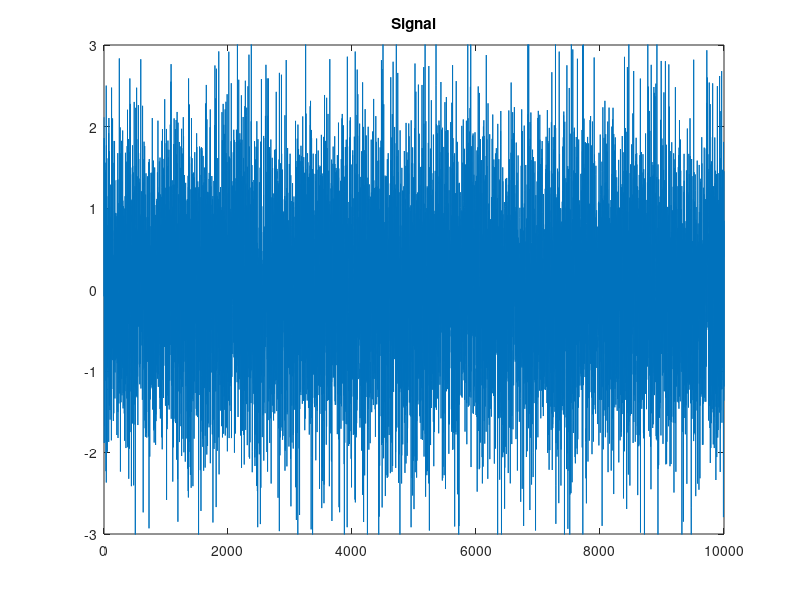
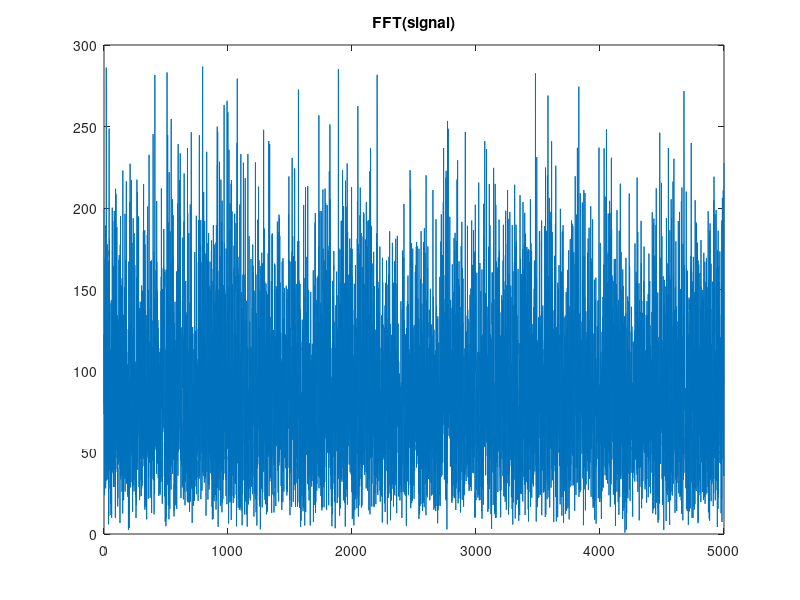
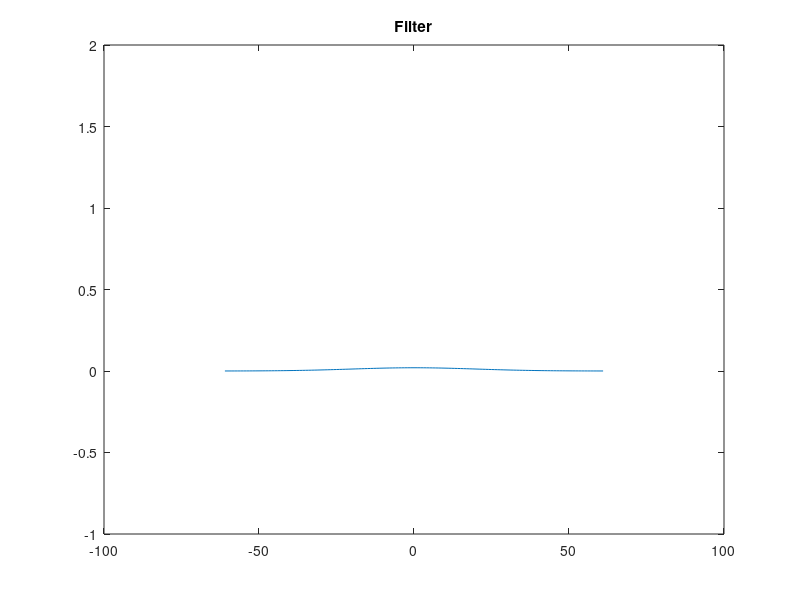
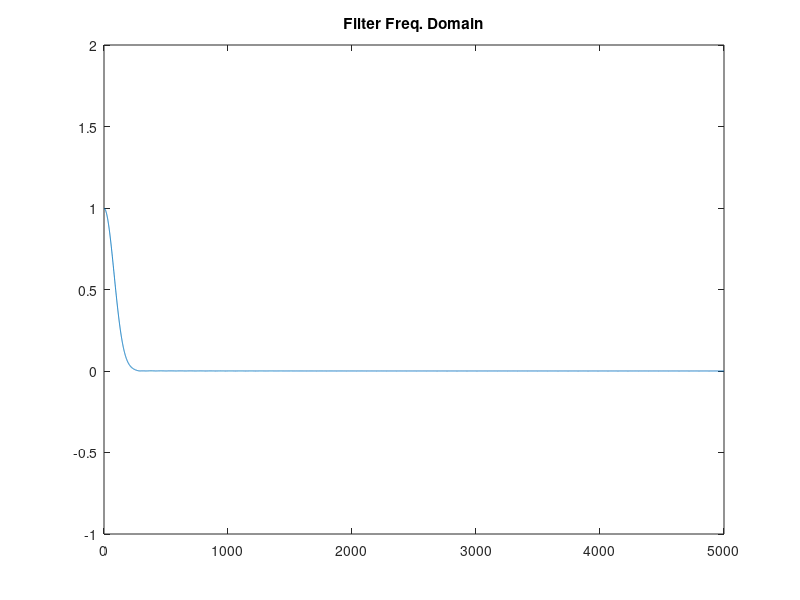

MATLAB code to generate these figures, in order: (Note: this script raises an error after producing the figures.)
clear all;
close all;
clc;

Fs = 10000;
dt = 1/Fs;

t = (0:dt:1-dt);

f = 200;

signal = wgn(1,length(t),0);
figure; plot(signal); ylim([-3,3]); title('Signal');

% FFT
NFFT = 2^nextpow2(length(signal));
fft_signal = abs(fft(signal, NFFT));
faxis = Fs/2*linspace(0,1,NFFT/2+1);

figure;plot(faxis, fft_signal(1:NFFT/2+1)); title('FFT(signal)');

sigma = 20;
sigma_f = 1 / 2 / pi / sigma;
w = 2*ceil(1.5*sigma)+1;
filter = 1/(sqrt(2*pi)*sigma)*exp(-(-w:w).^2/(2*sigma^2));
figure;plot((-w:w), filter), title('Filter');  ylim([-1, 2]);

fft_filter = abs(fft(filter, NFFT));
figure;plot(faxis, fft_filter(1:NFFT/2+1)), title('Filter Freq. Domain'); ylim([-1, 2]);

filtered = conv(signal, filter, 'same');
figure;plot(filtered);title('Filtered Signal');

fft_filtered = abs(fft(filtered, NFFT));
figure;plot(faxis, fft_filtered(1:NFFT/2+1)); title('FFT(filtered signal)');

modulated = pmmod(filtered, 500, Fs, pi/2);
fft_modulated = abs(fft(modulated, NFFT));
figure;plot(faxis, fft_modulated(1:NFFT/2+1)); title('FFT(modulated signal)');
%%
clear all;
close all;
clc;

Fs = 10000;

medium = Medium;

dataRate = 4;
chippingRate = 20;

pnGenerator = PNGenerator(3*12);
sequence = pnGenerator.step();
sender = Sender(medium, sequence, 'dsss', Fs, dataRate,chippingRate);

jammer = Jammer(medium, Fs);

test_data = randi([0,1],20,1);

sender.send(test_data);
jammer.jam(150, 20, 20); %frequency, bandwidth, snr in db

receiver = Receiver(medium, sequence, 'dsss', Fs, dataRate, chippingRate);

received = receiver.receive();

assert(isequal(test_data, received));
